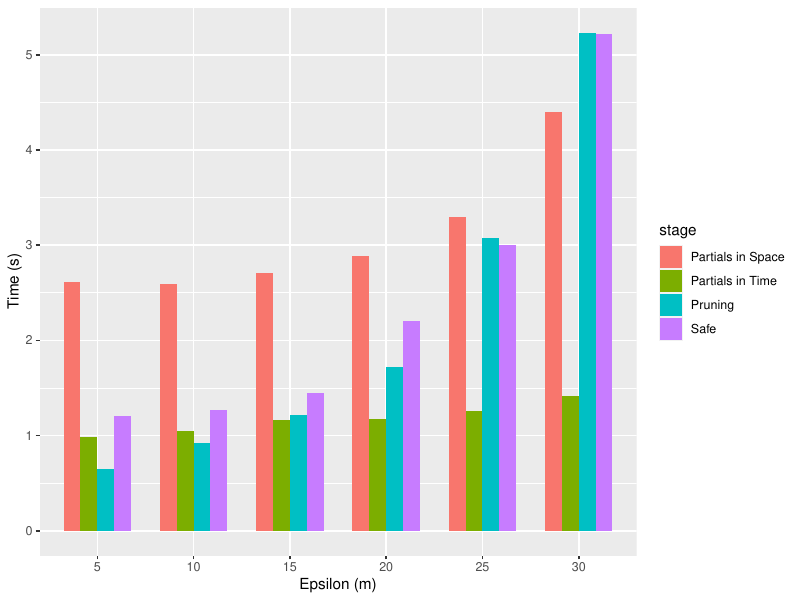

Here is the R script that generated this plot:
library(tidyverse)
library(latex2exp)

fields1 <- c("ts", "epoch", "host", "tag", "n1", "appId", "n2", "dataset", "epsilon", "mu", "delta", "method", "capacity", "partitions", "sdist", "step", "stage", "time")

cubes <- enframe(read_lines("la25K.txt"), value = "line") |>
  filter(str_detect(line, 'TIME')) |>
  separate(col = line, into = fields1, sep = "\\|") |>
  filter(stage != "Total") |>
  filter(stage != "Part") |>
  mutate(time = as.numeric(time), epsilon = as.numeric(epsilon)) |>
  select(stage, epsilon, time) |>
  group_by(stage, epsilon) |> summarise(time = mean(time)) |> ungroup() |>
  mutate(stage = recode(stage, "parPrune" = "Pruning", "SPartial" = "Partials in Space", "TPartial" = "Partials in Time"))

p = ggplot(cubes, aes(x = factor(epsilon), y = time, fill = stage)) + 
  geom_col(width = 0.7, position="dodge") + 
  labs(x="Epsilon (m)", y="Time (s)") 
plot(p)

W = 8
H = 6
ggsave(paste0("la25k.pdf"), width = W, height = H)